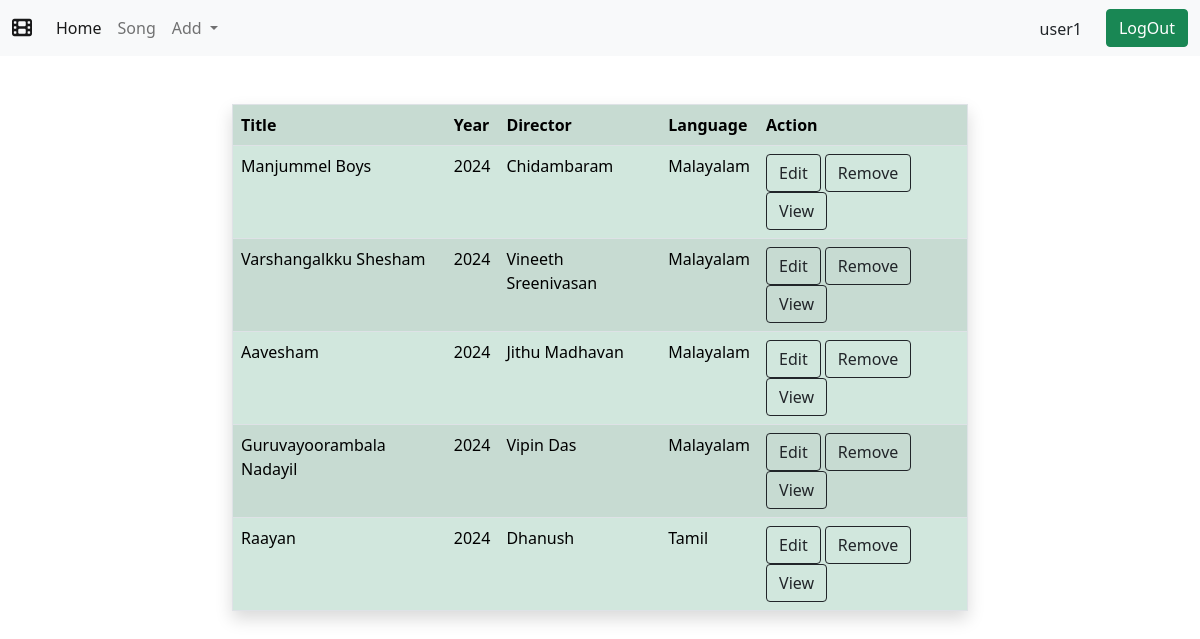
Screenshot of /album/all/ (signed in) with the database file from the repository.
### Myapp/models.py (models this page shows, shortened)
class Album(models.Model):
    title=models.CharField(max_length=200)
    year=models.PositiveIntegerField()
    director=models.CharField(max_length=200)
    language=models.CharField(max_length=200)
    image=models.ImageField(upload_to="albimage",default="/albimage/default.png")

### Myapp/views.py (the view)
# urls.py: path("album/all/",views.AlbumListView.as_view(),name="album-all"),
@method_decorator(SignIn_required,name="dispatch")
class AlbumListView(View):
    def get(self,request,*args, **kwargs):
        qs=Album.objects.all()
        return render(request,"album_list.html",{"albums":qs})

### Myapp/templates/album_list.html
{%extends 'base.html'%}
{%block main_block%}
<div class="container">
    <div class="row">
        <div class="col-2"></div>
        <div class="col-8">
            <table class="mt-5 table table-success border shadow table-striped">
                <tr>
                    <th>Title</th>
                    <th>Year</th>
                    <th>Director</th>
                    <th>Language</th>
                    <th>Action</th>
                </tr>
                {%for i in albums%}
                <tr>
                    <td>{{i.title}}</td>
                    <td>{{i.year}}</td>
                    <td>{{i.director}}</td>
                    <td>{{i.language}}</td>
                    <td>
                        <a href="{%url 'album-edit' i.id%}" class="btn btn-outline-dark">Edit</a>
                        <a href="{%url 'album-delete' i.id%}" class="btn btn-outline-dark">Remove</a>
                        <a href="{%url 'album-details' i.id%}" class="btn btn-outline-dark">View</a>
                    </td>
                </tr>
                {%endfor%}
            </table>
        </div>
        <div class="col-2"></div>
    </div>
</div>
{%endblock%}

### Myapp/templates/base.html (shortened to what this page needs)
<!DOCTYPE html>
<html lang="en">
<head>
    <link rel="stylesheet" href="https://cdnjs.cloudflare.com/ajax/libs/font-awesome/6.6.0/css/all.min.css" />
    <link href="https://cdn.jsdelivr.net/npm/bootstrap@5.0.2/dist/css/bootstrap.min.css" rel="stylesheet">
</head>
<body>
    <nav class="navbar navbar-expand-lg navbar-light bg-light">
        <div class="container-fluid">
          <a class="navbar-brand" href="#"><i class="fa-solid fa-film"></i></a>
          <div class="collapse navbar-collapse" id="navbarSupportedContent">
            <ul class="navbar-nav me-auto mb-2 mb-lg-0">
              <li class="nav-item">
                <a class="nav-link active" aria-current="page" href="{%url 'album-all'%}">Home</a>
              </li>
              <li class="nav-item">
                <a class="nav-link" href="{%url 'song-all'%}">Song</a>
              </li>
              <li class="nav-item dropdown">
                <a class="nav-link dropdown-toggle" href="#" id="navbarDropdown" role="button" data-bs-toggle="dropdown" aria-expanded="false">
                  Add
                </a>
              </li>
            </ul>
            <form class="d-flex gap-4">
              <div class="mt-2">{{request.user}}</div>
              <a href="{%url 'sign-out'%}" class="btn btn-success">LogOut</a>
            </form>
          </div>
        </div>
      </nav>
    {%block main_block%}
    {%endblock%}
</body>
</html>

### rows the page displays
Album: title "Manjummel Boys", year "2024", director "Chidambaram", language "Malayalam"
Album: title "Varshangalkku Shesham", year "2024", director "Vineeth Sreenivasan", language "Malayalam"
Album: title "Aavesham", year "2024", director "Jithu Madhavan", language "Malayalam"
Album: title "Guruvayoorambala Nadayil", year "2024", director "Vipin Das", language "Malayalam"
Album: title "Raayan", year "2024", director "Dhanush", language "Tamil"

### other values shown
{{ request.user }} "user1"
